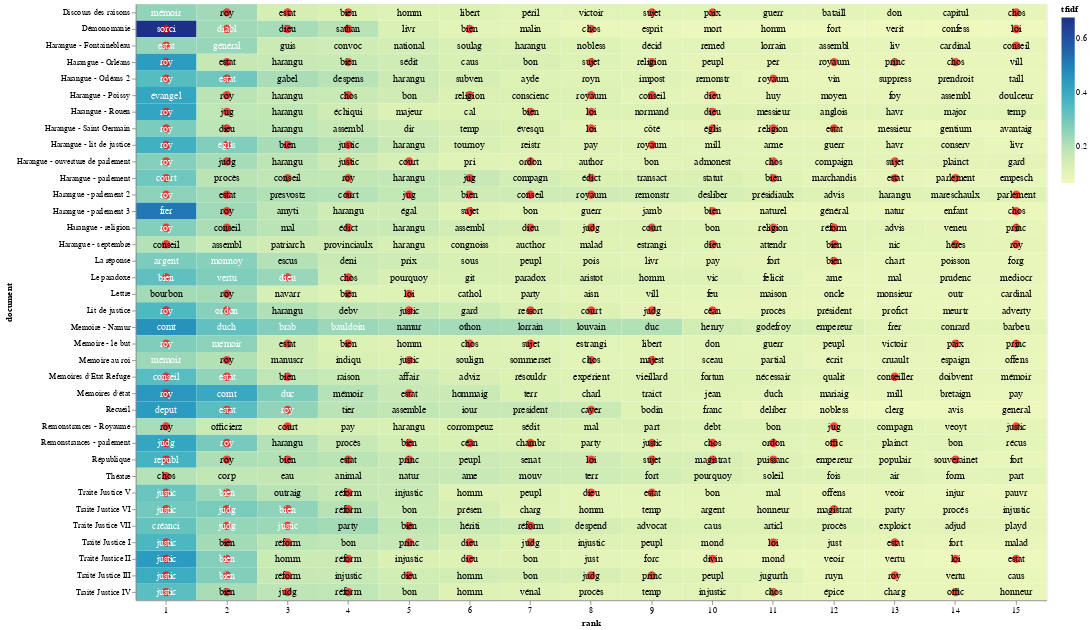

The cell this chart's notebook holds for it:
### Code cell
import altair as alt
import numpy as np

# Get the custom stopword list from the user
stop_words = get_stopwords()

# Function to select an .xlsx file
def select_xlsx_file():
    cwd = os.getcwd()
    xlsx_files = sorted([f for f in os.listdir(cwd) if f.endswith('.xlsx')])
    
    if not xlsx_files:
        print("No XLSX files found in the current working directory.")
        return None

    print("Available XLSX files:")
    for i, file in enumerate(xlsx_files):
        print(f"{i + 1}. {file}")

    choice_input = input("Select an XLSX file number to read as top_tfidf (default is 1): ").strip()
    choice = int(choice_input) - 1 if choice_input.isdigit() else 0
    if choice < 0 or choice >= len(xlsx_files):
        print("Invalid choice.")
        return None

    return xlsx_files[choice]

# Prompt user to select an .xlsx file
xlsx_file = select_xlsx_file()
if xlsx_file:
    top_tfidf = pd.read_excel(xlsx_file)
    
    # Extract the stem of the selected XLSX file
    xlsx_stem = Path(xlsx_file).stem

    # Prompt user to truncate groups with default value as 'no'
    truncate_groups = input("Do you want to truncate the plot by only including certain groups? (yes/no, default is no): ").strip().lower() or 'no'
    if truncate_groups == 'yes':
        available_groups = top_tfidf['document'].unique()
        print("Available groups (documents) with index numbers:")
        for i, group in enumerate(available_groups):
            print(f"{i + 1}. {group}")

        selected_groups = input("Enter the index numbers of the groups to include (e.g., 1,2,3 or 1-3): ").strip()
        selected_indexes = []

        # Split the input by commas to handle both individual values and ranges
        for part in selected_groups.split(','):
            if '-' in part:
                start_index, end_index = map(int, part.split('-'))
                selected_indexes.extend(range(start_index, end_index + 1))
            else:
                selected_indexes.append(int(part))

        # Convert selected indexes to groups
        selected_groups = [available_groups[i - 1] for i in selected_indexes]

        # Filter the DataFrame
        top_tfidf = top_tfidf[top_tfidf['document'].isin(selected_groups)]

    # Remove '_corrected' from the 'document' labels
    top_tfidf['document'] = top_tfidf['document'].str.replace('_corrected', '')
    top_tfidf['document'] = top_tfidf['document'].str.replace('Repair', '')
    top_tfidf['document'] = top_tfidf['document'].str.replace('_lemmatized', '')
    top_tfidf['document'] = top_tfidf['document'].str.replace('_stemmed', '')

    # Prompt user to limit the number of words displayed in each group
    limit_words = input("Do you want to limit the number of words displayed in each group? (yes/no, default is yes): ").strip().lower() or 'yes'
    if limit_words == 'yes':
        max_words = int(input("Enter the maximum number of words to display per group: ").strip())
        top_tfidf['rank'] = top_tfidf.groupby('document')['tfidf'].rank("first", ascending=False)
        top_tfidf = top_tfidf[top_tfidf['rank'] <= max_words]

    # Prompt user to choose whether to use a preset list of terms, specify custom terms, or enter a blank list
    print("1. Use preset list of terms")
    print("2. Specify custom terms")
    print("3. Enter a blank list")
    term_choice_input = input("Enter your choice (1, 2, or 3), default is 1: ").strip()
    term_choice = int(term_choice_input) if term_choice_input.isdigit() else 1


    preset_terms = ['bien', 'cayer', 'céan', 'chambr', 'chos', 'conseil', 'conseiller', 'court',
                    'déni', 'diabl', 'dieu', 'divin', 'droit', 'édict', 'églis', 'estat', 'héres',
                    'judg', 'jug', 'justic', 'loi', 'majest', 'magistrat', 'offic', 'ordon',
                    'parlement', 'paix', 'preuv', 'princ', 'puissanc',
                    'réform', 'religion', 'republ', 'ressort', 'roy', 'royaum',
                    'sathan', 'sorc', 'sorci', 'souverain', 'souverainet', 'sujet']
    if term_choice == 1:
        term_list = preset_terms
    elif term_choice == 2:
        user_terms = input("Enter a list of words separated by commas for highlighting (e.g., war, peace): ")
        term_list = [term.strip() for term in user_terms.split(",")]
    else:
        term_list = []

    # Prompt user for a filename to save the PNG file
    file_name = input("Enter a filename (without extension) to save the visualization: ")
    output_file = f"{file_name}.png"

    # Prompt user to specify the width of the chart
    chart_width_input = input("Enter the chart width (default is 600): ").strip()
    chart_width = int(chart_width_input) if chart_width_input.isdigit() else 600

    # Adding a little randomness to break ties in term ranking
    top_tfidf_plusRand = top_tfidf.copy()
    top_tfidf_plusRand['tfidf'] = top_tfidf_plusRand['tfidf'] + np.random.rand(top_tfidf.shape[0]) * 0.0001

    # Base chart for all visualizations, with rank calculation
    base = alt.Chart(top_tfidf_plusRand).encode(
        x=alt.X('rank:O', axis=alt.Axis(labelAngle=0)),  # Set labelAngle to horizontal (0 degrees)
        y='document:N'
    ).transform_window(
        rank="rank()",
        sort=[alt.SortField("tfidf", order="descending")],
        groupby=["document"]
    )

    # Heatmap specification
    heatmap = base.mark_rect().encode(
        color='tfidf:Q'
    )

    # Red circle over terms in the entered list
    circle = base.mark_circle(size=100).encode(
        color=alt.condition(
            alt.FieldOneOfPredicate(field='term', oneOf=term_list),
            alt.value('red'),
            alt.value('#FFFFFF00')
        )
    )

    # Text labels, white for darker heatmap colors
    text = base.mark_text(baseline='middle', fontSize=12).encode(
        text='term:N',
        color=alt.condition(alt.datum.tfidf >= 0.23, alt.value('white'), alt.value('black'))
    )

    # Combine the heatmap, circle, and text
    final_chart = alt.layer(heatmap, circle, text).properties(width=chart_width)

    # Display the chart in Jupyter Lab
    final_chart.display()

    # Save the chart as a PNG file using the base Altair package
    try:
        final_chart.save(output_file)
        print(f"Visualization saved as {output_file} in the current directory.")
    except Exception as e:
        print(f"Error saving visualization: {e}")
else:
    print("No valid XLSX file selected.")

### Figure 1 — Vega-Lite specification as saved in the notebook (floating-point values rounded to 4 significant figures; data arrays with more than 128 entries replaced by an {"elided": "..."} marker saying what was removed)
{"config": {"view": {"continuousWidth": 300, "continuousHeight": 300}}, "layer": [{"mark": {"type": "rect"}, "encoding": {"color": {"field": "tfidf", "type": "quantitative"}, "x": {"axis": {"labelAngle": 0}, "field": "rank", "type": "ordinal"}, "y": {"field": "document", "type": "nominal"}}, "transform": [{"window": [{"op": "rank", "field": "", "as": "rank"}], "groupby": ["document"], "sort": [{"field": "tfidf", "order": "descending"}]}]}, {"mark": {"type": "circle", "size": 100}, "encoding": {"color": {"condition": {"test": {"field": "term", "oneOf": ["bien", "cayer", "céan", "chambr", "chos", "conseil", "conseiller", "court", "déni", "diabl", "dieu", "divin", "droit", "édict", "églis", "estat", "héres", "judg", "jug", "justic", "loi", "majest", "magistrat", "offic", "ordon", "parlement", "paix", "preuv", "princ", "puissanc", "réform", "religion", "republ", "ressort", "roy", "royaum", "sathan", "sorc", "sorci", "souverain", "souverainet", "sujet"]}, "value": "red"}, "value": "#FFFFFF00"}, "x": {"axis": {"labelAngle": 0}, "field": "rank", "type": "ordinal"}, "y": {"field": "document", "type": "nominal"}}, "transform": [{"window": [{"op": "rank", "field": "", "as": "rank"}], "groupby": ["document"], "sort": [{"field": "tfidf", "order": "descending"}]}]}, {"mark": {"type": "text", "baseline": "middle", "fontSize": 12}, "encoding": {"color": {"condition": {"test": "(datum.tfidf >= 0.23)", "value": "white"}, "value": "black"}, "text": {"field": "term", "type": "nominal"}, "x": {"axis": {"labelAngle": 0}, "field": "rank", "type": "ordinal"}, "y": {"field": "document", "type": "nominal"}}, "transform": [{"window": [{"op": "rank", "field": "", "as": "rank"}], "groupby": ["document"], "sort": [{"field": "tfidf", "order": "descending"}]}]}], "data": {"name": "data-641b8515401ffe856e50e95fd85359a0"}, "width": 1100, "$schema": "https://vega.github.io/schema/vega-lite/v5.20.1.json", "datasets": {"data-641b8515401ffe856e50e95fd85359a0": {"elided": "540 records"}}}
